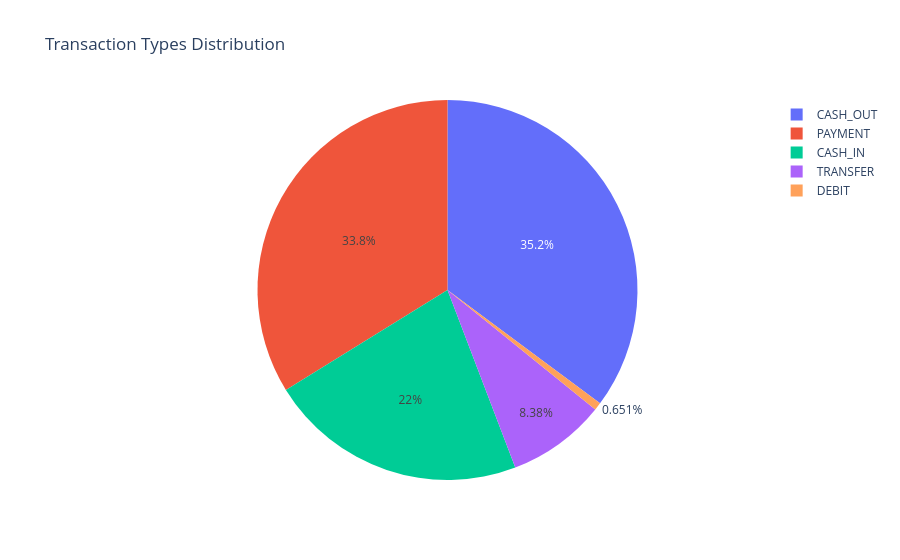
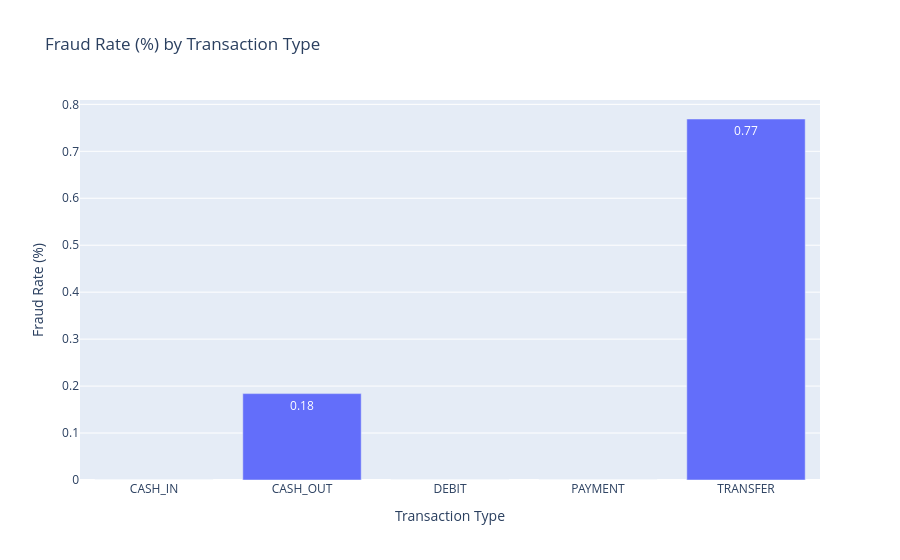

The notebook cell these images were saved under, in order:
### Code cell
type_counts = df['type'].value_counts().reset_index()
type_counts.columns = ['type', 'count']
fig1 = px.pie(type_counts, values='count', names='type', title='Transaction Types Distribution')
fig1.show()

fraud_rate = (df.groupby('type')['isFraud'].mean() * 100).reset_index()
fraud_rate.columns = ['type', 'fraud_rate']
print(fraud_rate)

fig2 = px.bar(fraud_rate, x='type', y='fraud_rate', 
              title='Fraud Rate (%) by Transaction Type',
              labels={'fraud_rate': 'Fraud Rate (%)', 'type': 'Transaction Type'},
              text_auto='.2f')
fig2.show()

### Figure 1 — Plotly figure (JSON) as saved in the notebook; plotly's stock layout.template omitted (floating-point values rounded to 4 significant figures)
{"data": [{"domain": {"x": [0, 1], "y": [0, 1]}, "hovertemplate": "type=%{label}<br>count=%{value}<extra></extra>", "labels": ["CASH_OUT", "PAYMENT", "CASH_IN", "TRANSFER", "DEBIT"], "legendgroup": "", "name": "", "showlegend": true, "type": "pie", "values": [2237500, 2151495, 1399284, 532909, 41432]}], "layout": {"legend": {"tracegroupgap": 0}, "title": {"text": "Transaction Types Distribution"}}}

### Figure 2 — Plotly figure (JSON) as saved in the notebook; plotly's stock layout.template omitted (floating-point values rounded to 4 significant figures)
{"data": [{"hovertemplate": "Transaction Type=%{x}<br>Fraud Rate (%)=%{y}<extra></extra>", "legendgroup": "", "marker": {"color": "#636efa", "pattern": {"shape": ""}}, "name": "", "orientation": "v", "showlegend": false, "textposition": "auto", "texttemplate": "%{y:.2f}", "type": "bar", "x": ["CASH_IN", "CASH_OUT", "DEBIT", "PAYMENT", "TRANSFER"], "xaxis": "x", "y": [0.0, 0.184, 0.0, 0.0, 0.7688], "yaxis": "y"}], "layout": {"barmode": "relative", "legend": {"tracegroupgap": 0}, "title": {"text": "Fraud Rate (%) by Transaction Type"}, "xaxis": {"anchor": "y", "domain": [0, 1], "title": {"text": "Transaction Type"}}, "yaxis": {"anchor": "x", "domain": [0, 1], "title": {"text": "Fraud Rate (%)"}}}}
